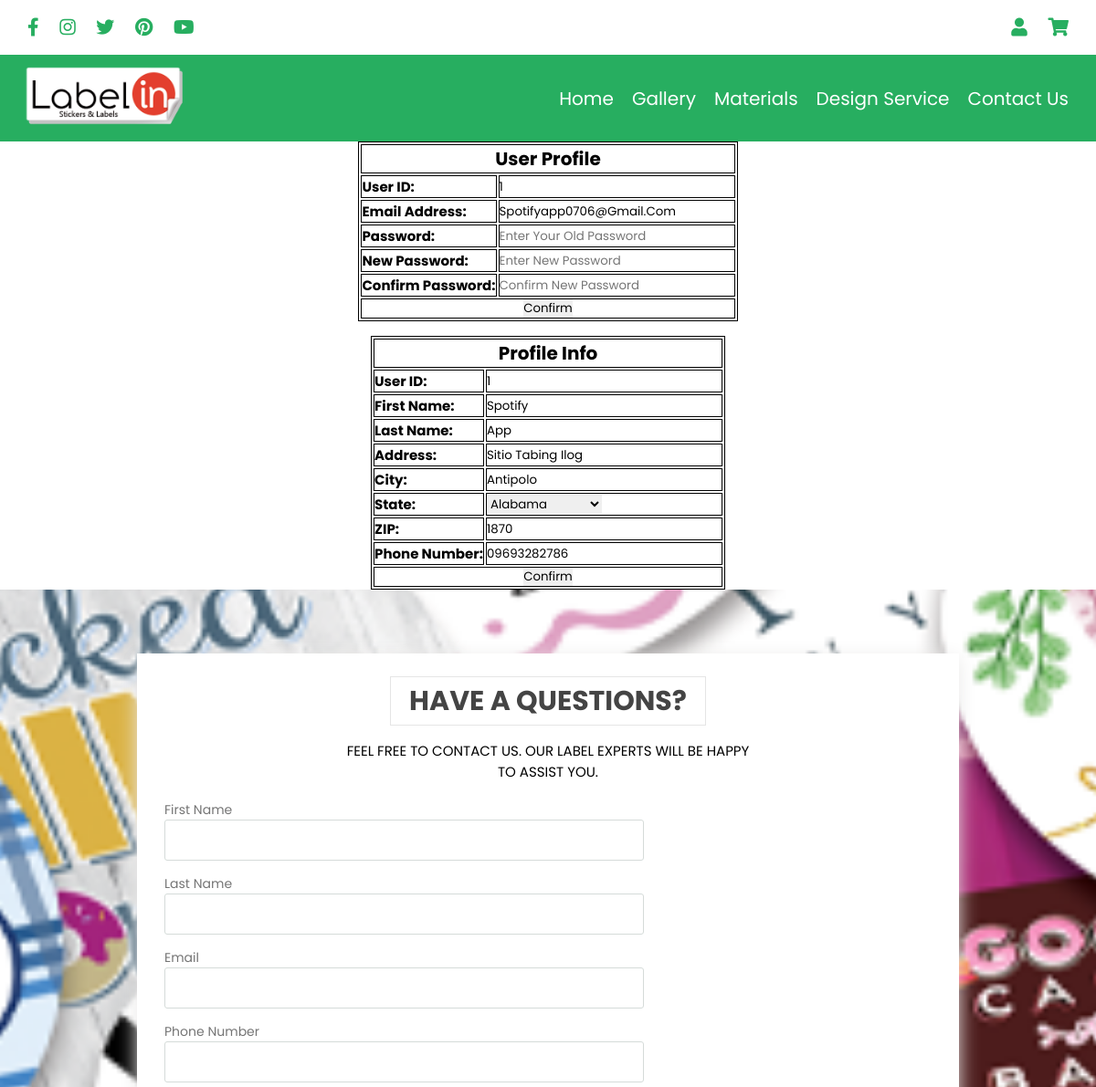
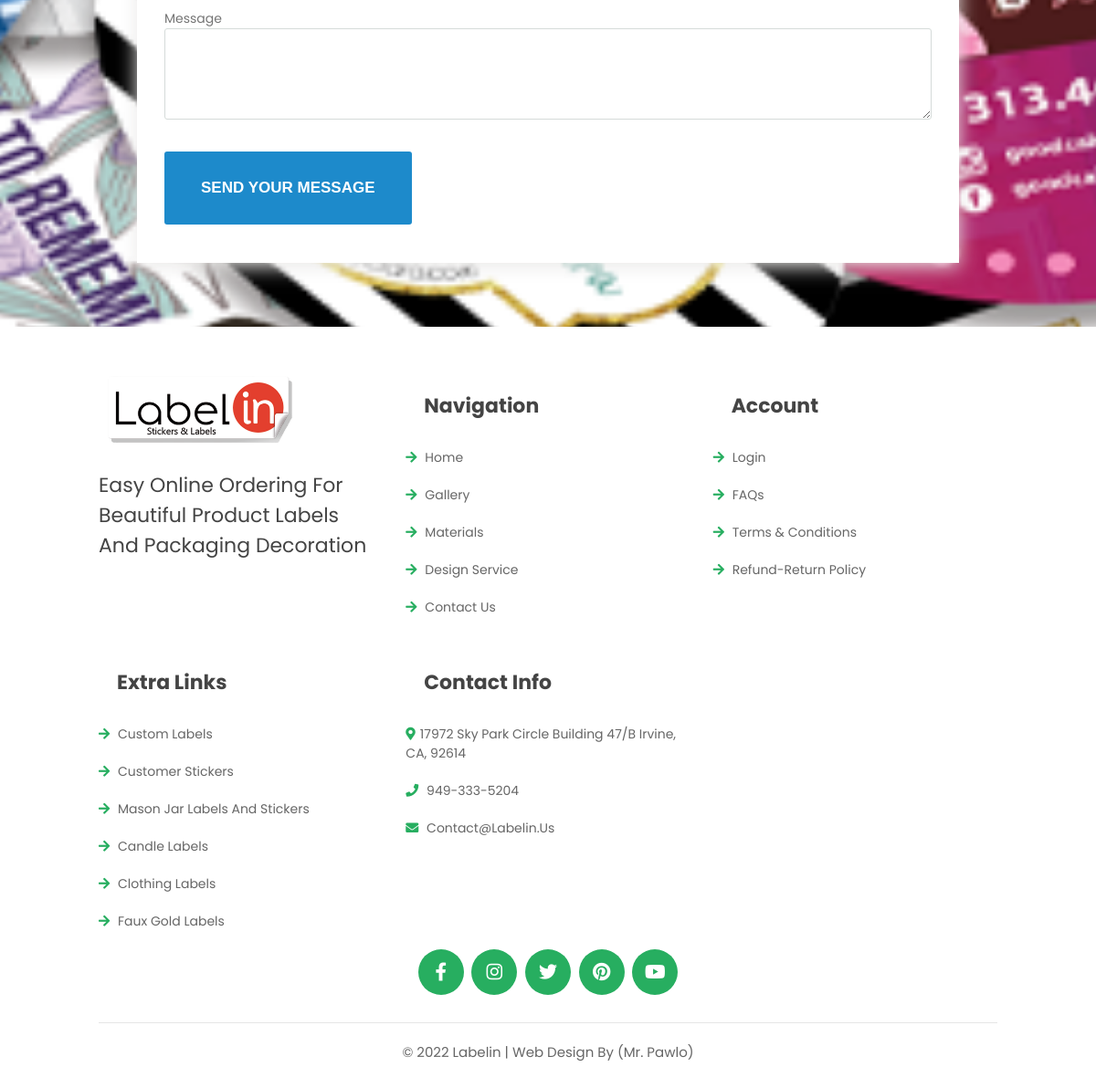
The app's page /profile.php (signed in) with its own data (2 pictures, top to bottom).
### tables this page shows
CREATE TABLE `users` (
  `user_id` int(11) NOT NULL,
  `password` varchar(60) NOT NULL,
  `email` varchar(60) NOT NULL,
  `role` varchar(10) NOT NULL,
  `createdat` datetime NOT NULL,
  `updatedat` datetime NOT NULL,
  `status` varchar(40) NOT NULL,
  `onstat` varchar(20) NOT NULL
);

CREATE TABLE `user_profile` (
  `user_id` int(11) NOT NULL,
  `fname` varchar(40) NOT NULL,
  `lname` varchar(40) NOT NULL,
  `address` varchar(60) NOT NULL,
  `city` varchar(60) NOT NULL,
  `state` int(11) NOT NULL,
  `zip` varchar(10) NOT NULL,
  `phonenumber` bigint(11) UNSIGNED ZEROFILL NOT NULL,
  `createdat` datetime NOT NULL,
  `updatedat` datetime NOT NULL
);

### profile.php (the view, shortened to what this page needs)
<!DOCTYPE html>
<html lang="en">
<head>
    <link rel="stylesheet" href="https://unpkg.com/swiper@7/swiper-bundle.min.css" />
    <link rel="stylesheet" href="https://cdnjs.cloudflare.com/ajax/libs/font-awesome/5.15.4/css/all.min.css">
    <link rel="stylesheet" href="css/style.css">
</head>
<body>
<header>
    <div class="header-1">
            <div class="icons">
                <a href="#" class="fab fa-facebook-f"></a>
                <a href="#" class="fab fa-instagram"></a>
                <a href="#" class="fab fa-twitter"></a>
                <a href="#" class="fab fa-pinterest"></a>
                <a href="#" class="fab fa-youtube"></a>
            </div>
            <div class="icons">
                <div id="login-btn" class="fas fa-user"></div>
                <a href="#" class="fas fa-shopping-cart"></a>
            </div>
    </div>
    <div class="header-2">
        <a href="#" class="logo"> <img src="image/labelin-logo.png"> </a>
        <nav class="navbar">
            <ul>
                <li><a onclick="navToggle();" href="index.php">home</a></li>
                <li><a onclick="navToggle();" href="gallery.php">gallery</a></li>
                <li><a onclick="navToggle();" href="materials.php">materials</a></li>
                <li><a onclick="navToggle();" href="design.php">design service</a></li>
                <li><a onclick="navToggle();" href="contact.php">contact us</a></li>
            </ul>
        </nav>
    </div>
</header>
<form method= POST action="profile.php">
    <center>
    <?php
        include "conn.php";
        $email = $_SESSION['email'];
		$profile1 = "SELECT * FROM users WHERE email = '$email'";
		$result1 = $conn->query($profile1);
        if($result1->num_rows>0){
            $row = mysqli_fetch_array($result1);
            $user_id = $row['user_id'];
            $emailadd = $row['email'];
        }else{
            echo "Nothing to Show";
        }
    ?>
    <form method= POST action="profile.php">
        <table>
            <tr>
                <th colspan=2> <h1>User Profile</h1> </th>
            </tr>
            <tr>
                <td><h2>User ID: </h2></td>
                <td><input type="text" name="user_id1" class="box" placeholder="User ID" value='<?php echo $user_id; ?>' readonly></td>
            </tr>
            <tr>
                <td><h2>Email Address: </h2></td>
                <td><input type="email" name="email" class="box" placeholder="Enter Your Email"  value='<?php echo $emailadd; ?>' readonly></td>
            </tr>
            <tr>
                <td><h2>Password: </h2></td>
                <td><input type="password" name="pword" class="box" placeholder="Enter your old password" required></td>
            </tr>
            <tr>
                <td><h2>New Password: </h2></td>
                <td><input type="password" name="npword" class="box" placeholder="Enter new password" required ></td>
            </tr>
            <tr>
                <td><h2>Confirm Password: </h2></td>
                <td><input type="password" name="conpword" class="box" placeholder="Confirm new password" required></td>
            </tr>
            <tr>
                <th colspan=2><input type="submit" name="submit" class="box" value="Confirm"></th>
            </tr>
        </table>
    </form>
    <br>
    <?php
		$profile2 = "SELECT * FROM user_profile WHERE user_id = '$user_id'";
		$result2 = $conn->query($profile2);
        if($result2->num_rows>0){
            $row = mysqli_fetch_array($result2);
            $user_id2 = $row['user_id'];
            $fname = $row['fname'];
            $lname = $row['lname'];
            $address = $row['address'];
            $city = $row['city'];
            $state = $row['state'];
            $zip = $row['zip'];
            $pnum = $row['phonenumber'];
        }else{
            echo "Nothing to Show";
        }
    ?>
    <form method= POST action="profile.php">
        <table>
            <tr>
                <th colspan=2> <h1>Profile Info</h1> </th>
            </tr>
            <tr>
                <td><h2>User ID: </h2></td>
                <td><input type="text" name="user_id2" class="box" placeholder="User ID" value='<?php echo $user_id2; ?>' readonly></td>
            </tr>
            <tr>
                <td><h2>First Name: </h2></td>
                <td><input type="text" name="fname" class="box" placeholder="your firstname" value='<?php echo $fname; ?>' required></td>
            </tr>
            <tr>
                <td><h2>Last Name: </h2></td>
                <td><input type="text" name="lname" class="box" placeholder="your lastname" value='<?php echo $lname; ?>' required></td>
            </tr>
            <tr>
                <td><h2>Address: </h2></td>
                <td><input type="text" name="address" class="box" placeholder="your address" value='<?php echo $address; ?>' required></td>
            </tr>
            <tr>
                <td><h2>City: </h2></td>
                <td><input type="text" name="city" class="box" placeholder="your city" value='<?php echo $city; ?>' required></td>
            </tr>
            <tr>
                <td><h2>State: </h2></td>
                <td><input type="text" name="txtstate" class="box" placeholder="your state" value='<?php echo $state; ?>' hidden>
                    <div class="custom_select">
                    <select name="state">
                        <?php
                            $statesview = mysqli_query($conn, "SELECT * FROM states_tbl");
                            if($statesview->num_rows > 0){
                                while($row = $statesview -> fetch_assoc()){
                                    if($row['state_id'] == $state){
                                        echo "<option value=".$row['state_id']." selected >".$row['state_name']."</option>";
                                    }else{
                                        echo "<option value=".$row['state_id'].">".$row['state_name']."</option>";
                                    }
                                }
                            }else{
                                echo "<center>0 Results</center>";
                            }
                        ?>
                    </select>
                    </div>
                </td>
            </tr>
            <tr>
                <td><h2>ZIP: </h2></td>
                <td><input type="text" name="zip" class="box" placeholder="your zip" value='<?php echo $zip; ?>' required></td>
            </tr>
            <tr>
                <td><h2>Phone Number: </h2></td>
                <td><input type="text" name="pnum" class="box" placeholder="your phonenumber" value='<?php echo $pnum; ?>' required></td>
            </tr>
            <tr>
                <th colspan=2><input type="submit" name="psubmit" class="box" value="Confirm"></th>
            </tr>
        </table>
    </form>
    </center>
</form>
<section class="contact">
    <div class="wrapper-contact">
        <div class="title-contact">
            <h1 class="heading"> <span>HAVE A QUESTIONS?</span> </h1>
            <p>FEEL FREE TO CONTACT US. OUR LABEL EXPERTS WILL BE HAPPY <br> TO ASSIST YOU.  </p>
        </div>
        <div class="form-contact">
          <div class="inputfield">
              <label>First Name</label>
              <input type="text"  class="input">
          </div>
            <div class="inputfield">
              <label>Last Name</label>
              <input type="text" class="input">
          </div>
          <div class="inputfield">
              <label>Email</label>
              <input type="email" class="input">
          </div>
          <div class="inputfield">
              <label>Phone Number</label>
              <input type="text" class="input">
          </div>
          <div class="inputfield">
              <label>Message</label>
              <textarea type="textarea" class="textarea"></textarea>
          </div>
          <div class="inputfield">
            <input type="submit" value="SEND YOUR MESSAGE" class="btn">
          </div>
        </div>
    </div>
</section>
<section class="footer">
    <div class="box-container">
        <div class="box">
            <img src="image/labelin-logo.png" class="footer-logo" alt="">
                <p class="footer-text">Easy online ordering for beautiful product labels and packaging decoration</p>
        </div>
        <div class="box">
            <h3>navigation</h3>
            <a href="index.html"> <i class="fas fa-arrow-right"></i> home </a>
            <a href="gallery.html"> <i class="fas fa-arrow-right"></i> gallery </a>
            <a href="#"> <i class="fas fa-arrow-right"></i> materials </a>
            <a href="#"> <i class="fas fa-arrow-right"></i> design service </a>
            <a href="#"> <i class="fas fa-arrow-right"></i> contact us </a>
        </div>
        <div class="box">
            <h3>account</h3>
            <a href="#"> <i class="fas fa-arrow-right"></i> Login </a>
            <a href="#"> <i class="fas fa-arrow-right"></i> FAQs </a>
            <a href="#"> <i class="fas fa-arrow-right"></i> Terms &#38; Conditions </a>
            <a href="#"> <i class="fas fa-arrow-right"></i> Refund-Return Policy </a>
        </div>
        <div class="box">
            <h3>extra links</h3>
            <a href="#"> <i class="fas fa-arrow-right"></i> Custom Labels </a>
            <a href="#"> <i class="fas fa-arrow-right"></i> Customer Stickers </a>
            <a href="#"> <i class="fas fa-arrow-right"></i> Mason Jar Labels and Stickers </a>
            <a href="#"> <i class="fas fa-arrow-right"></i> Candle Labels </a>
            <a href="#"> <i class="fas fa-arrow-right"></i> Clothing Labels </a>
            <a href="#"> <i class="fas fa-arrow-right"></i> Faux Gold Labels </a>
        </div>
        <div class="box">
            <h3>contact info</h3>
            <a href="#"> <i class="fas fa-map-marker-alt"></i>17972 Sky Park Circle Building 47/B
                Irvine, CA, 92614 </a>
            <a href="#"> <i class="fas fa-phone"></i> 949-333-5204</a>
            <a href="#"> <i class="fas fa-envelope"></i> contact@labelin.us </a>
        </div>
    </div>
    <div class="share">
        <a href="#" class="fab fa-facebook-f"></a>
        <a href="#" class="fab fa-instagram"></a>
        <a href="#" class="fab fa-twitter"></a>
        <a href="#" class="fab fa-pinterest"></a>
        <a href="#" class="fab fa-youtube"></a>
    </div>
    <div class="credit"> © 2022 Labelin | Web Design by (Mr. Pawlo) </div>
</section>
</body>
</html>

### profile.php (style rules this page uses)
table, th, td { border: 1px solid black; }

### records on screen
users: user_id1 "1", email "spotifyapp0706@gmail.com"
user_profile: user_id2 "1", fname "Spotify", lname "App", address "Sitio Tabing Ilog", city "Antipolo", zip "1870", pnum "09693282786"

### other values on screen
form field state "Alabama"
